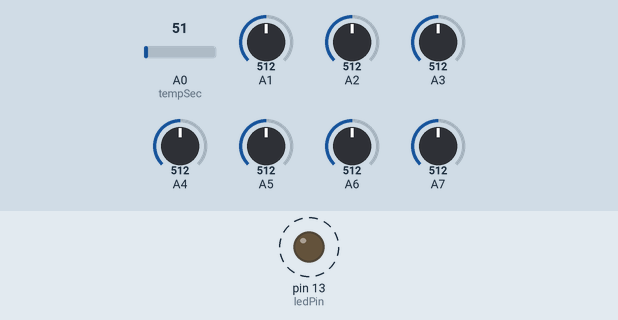
Recording of a sketch running on a simulated Arduino Uno, built with avr-gcc and run on an emulated ATmega328P. On the bench: output pins drawn as LEDs (lit = HIGH). Dashed ring = blinking. The test bench sets the inputs (shaded band); at power-on: A0 (tempSec) = 51, A1 = 512, A2 = 512, A3 = 512, A4 = 512, A5 = 512, A6 = 512, A7 = 512. What the sketch prints to the serial monitor is not drawn.

Above: at 0.5 s.
Timing chart, 0 to 4.6 s (numbered marks = the images above):
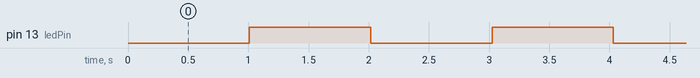

The sketch:

TemperatureLogger.ino
```cpp
int tempSec = 0;    //Aurduino analog pin connects to LM35 output pin
int val = 0;        //Raw data from LM35 by analogRead(tempSec);

int totalsec = 0;   //to set the intervals for writing to output file
int sec = 1000;     //1000 milisecs

void ToSerialMonitor(String UnitType, float val);
void ToOutFile(String UnitType, float val);

/*****************************************************************/
/* To make a led blink
/****************************************************************/
void IWantToBlink();
int ledSwitch = 0;   //[0-false][1-true]
int ledPin = 13;     //13 digital pin on arduino board

void setup() {

  /**************************************/
  /* put your setup code here, to run once:
  /**************************************/

  Serial.begin(9600);

  /****************************************************************/
  /* http://electronics.stackexchange.com/questions/131326/excessively-high-temperature-reading-with-lm35
  /* voltage reference of 5v //analogReference(INTERNAL)
  /* if 1v use analogReference(INTERNAL1V1)
  /* temp = (1.1 * analogRead(tempSec) * 100.0) / 1024;
  /****************************************************************/

  pinMode(ledPin, OUTPUT);
}

void loop() {
  // put your main code here, to run repeatedly:
  val = analogRead(tempSec);

  /***Equations***/
  float mv = (1.1 * analogRead(tempSec) * 100.0) / 1024;
  float cel = mv/3;
  float farh = (cel*9)/5 + 32;

  ToSerialMonitor("*C",cel);
  //ToSerialMonitor("*F",farh);

  /****************************************************************/
  /* after every 5 sec, record data to output file
  /****************************************************************/

  if(tempSec == 10){

    /***********************************/
    /*Call the write function
    /***********************************/
    ToOutFile("*C",cel);

    /***********************************/
    /*Call the blink function
    /***********************************/

    IWantToBlink();

    /***********************************/
    /*Reset the count
    /***********************************/
    tempSec = 0;
  }

  tempSec += (sec/1000); //increment by 1 sec
  delay(sec/10);
}

void ToSerialMonitor(String UnitType, float val){

  /****************************************************************/
  /* Declaration and Initialisation of output string Variable
  /****************************************************************/

  String outstring = "Temperature = ";

  /**************************************************/
  /* Initialisation of output string Variable
  /**************************************************/

  outstring.concat(val);
  Serial.println(outstring + " " + UnitType);
}

void ToOutFile(String UnitType, float val){
}

void IWantToBlink(){
  if(ledSwitch == 0){
    digitalWrite(ledPin,HIGH);
    ledSwitch = 1;
  }
  else if(ledSwitch == 1){
    digitalWrite(ledPin,LOW);
    ledSwitch = 0;
  }
}
```

Measured:
- by itself, pin 13 (ledPin): alternates HIGH for 1.0 s and LOW for 1.0 s
